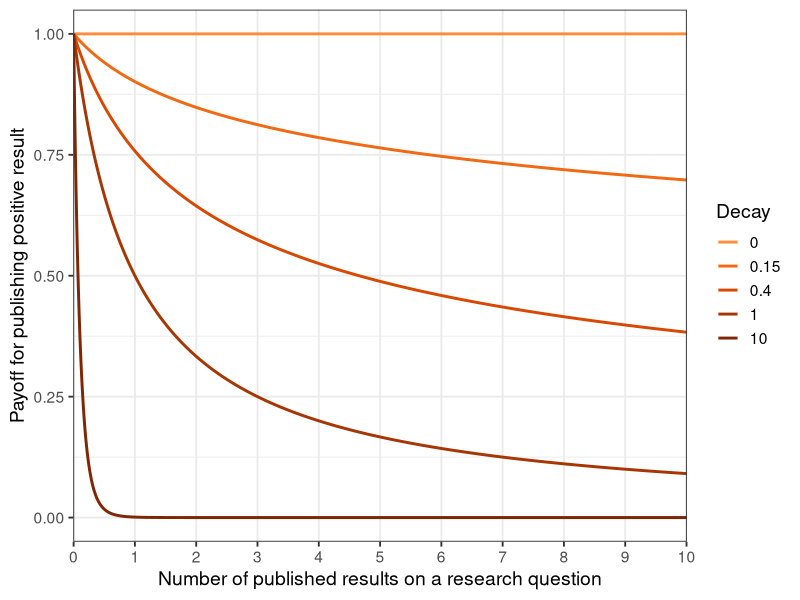

The R script that drew this image:
library(dplyr)
library(ggplot2)
library(RColorBrewer)

num_prior <- seq(0, 10, 0.01)
decay <- c(0, 0.15, 0.4, 1, 10)

df <- data.frame(num_prior = num_prior,
                 decay = NA, 
                 payoff = NA)

dum_list <- list()
for(i in 1:length(decay)){
  
  novelty_of_res <- (1 / (1 + num_prior)) ^ decay[i]
  df$decay <- decay[i]
  df$payoff <- novelty_of_res
  dum_list[[i]] <- df
}

df_fin <- bind_rows(dum_list)

  ggplot(data = df_fin, aes(x = as.factor(num_prior), y = payoff, 
                   color = as.factor(decay), 
                   group = as.factor(decay))) +
    geom_line(size = 1) + 
    theme_bw(base_size=14) +
    ylab("Payoff for publishing positive result") + 
    xlab("Number of published results on a research question") + 
    scale_x_discrete(breaks = c(0:10), labels = c(0:10)) +
    scale_colour_manual(name = "Decay", values = c("#fd8d3c", "#f16913", "#d94801", 
                                                   "#a63603", "#7f2704")) +
    theme(plot.title = element_text(hjust = 0.5))
